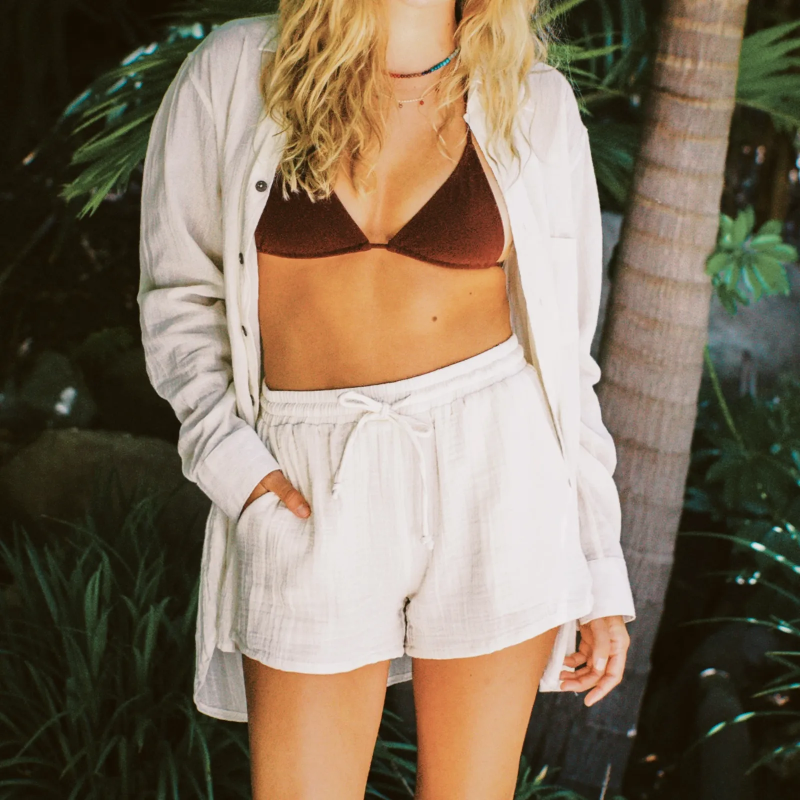
#> input picture site/img/hero-brands.webp, 1600 x 1600 px (shown at 1/2 size); its folder holds 4 pictures in this run
$ python palette.py
#> lines starting #> are read from the running program, lines starting #| are printed output that depends on the picture
"""Samples colours from each photo -> tools/palette.json. Needs Pillow.
Per image: dom (most common), deep (dark, saturated: for text-safe backgrounds), soft (light tint), accent (most saturated)."""
import json, colorsys, pathlib
from PIL import Image
ROOT = pathlib.Path(__file__).resolve().parent.parent
out = {}
def hexc(c): return "#%02x%02x%02x" % tuple(int(v) for v in c)
for f in sorted((ROOT / "site/img").glob("*.webp")):
    im = Image.open(f).convert("RGB"); im.thumbnail((160, 160))
#> further down, im is the input picture: PIL image 1600x1600 RGB; mean R, G, B 129, 114.2, 95
#> after `im.thumbnail((160, 160))`:
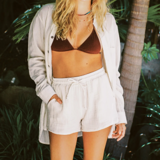
#> im: PIL image 160x160 RGB; mean R, G, B 129, 114.2, 94.9
    q = im.quantize(colors=8, method=Image.Quantize.MEDIANCUT)
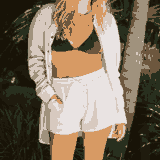
#> q: PIL image 160x160 P; mean R, G, B 129.1, 114.2, 95.1
    pal = q.getpalette()[:24]; counts = sorted(q.getcolors(), reverse=True)
#> after `pal = q.getpalette()[:24]`: pal = [233, 227, 226, 215, 201, 191, 215, 154, 100, 160, 146, 125, 109, 87, 62, 40, 47, 30, 31, 27, 14, 24, 19, 7]
#> after `counts = sorted(q.getcolors(), reverse=True)`: counts = [(3829, 0), (3654, 2), (3470, 7), (3375, 5), (3324, 6), (2835, 1), (2741, 3), (2372, 4)]
    cols = [(n, tuple(pal[i*3:i*3+3])) for n, i in counts]
#> cols = [(3829, (233, 227, 226)), (3654, (215, 154, 100)), (3470, (24, 19, 7)), (3375, (40, 47, 30)), (3324, (31, 27, 14)), (2835, (215, 201, 191)), (2741, (160, 146, 125)), (2372, (109, 87, 62))]
    hls = lambda c: colorsys.rgb_to_hls(*(v/255 for v in c))
    dom = cols[0][1]
#> dom = (233, 227, 226)
    acc = max(cols, key=lambda nc: hls(nc[1])[2] * (1 - abs(hls(nc[1])[1] - .5)) * (nc[0] ** .3))[1]
#> acc = (215, 154, 100)
    h, l, s = hls(acc); hd, ld, sd = hls(dom)
#> after `h, l, s = hls(acc)`: h = 0.0783; l = 0.618; s = 0.59
#> after `hd, ld, sd = hls(dom)`: hd = 0.0238; ld = 0.9; sd = 0.137
    deep = colorsys.hls_to_rgb(h, .2, min(.55, s))
#> deep = (0.31, 0.193, 0.09)
    soft = colorsys.hls_to_rgb(hd, .93, min(.35, sd + .05))
#> soft = (0.943, 0.921, 0.917)
    mid = colorsys.hls_to_rgb(h, .78, min(.45, s))
#> mid = (0.879, 0.774, 0.681)
    out[f.stem] = dict(dom=hexc(dom), accent=hexc(acc), deep=hexc([v*255 for v in deep]), soft=hexc([v*255 for v in soft]), mid=hexc([v*255 for v in mid]))
#> pass 2 of the loop `for f in sorted((ROOT / "site/img").glob("*.webp")):`:
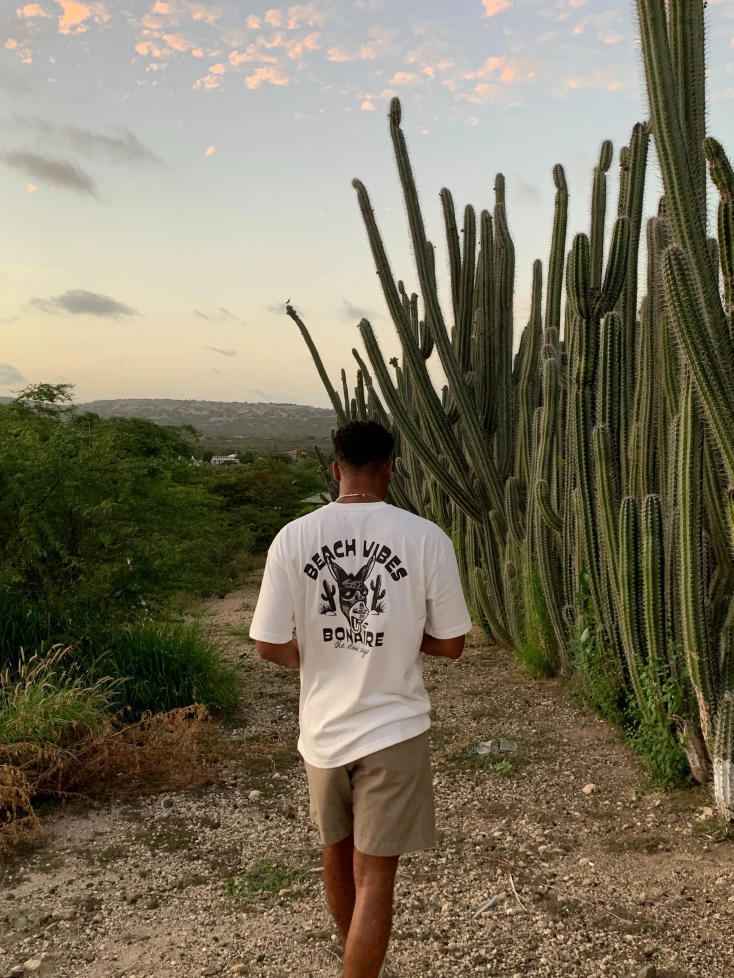
#> input picture site/img/hero-cacti-xl.webp, 2200 x 2934 px (shown at 1/3 size)
#> im is the input picture: PIL image 2200x2934 RGB; mean R, G, B 122.9, 115.4, 94.6
#> `im.thumbnail((160, 160))`:
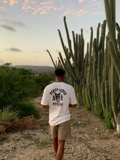
#> im: PIL image 120x160 RGB; mean R, G, B 122.9, 115.4, 94.6
#> `q = im.quantize(colors=8, method=Image.Quantize.MEDIANCUT)`:
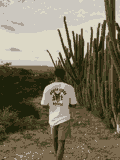
#> q: PIL image 120x160 P; mean R, G, B 122.8, 115.5, 94.4
#> pal = [220, 216, 198, 203, 199, 191, 171, 161, 149, 124, 107, 80, 100, 83, 57, 71, 69, 38, 56, 48, 24, 29, 33, 11]
#> counts = [(3244, 1), (2787, 3), (2593, 6), (2466, 4), (2453, 0), (2310, 5), (2211, 7), (1136, 2)]
#> cols = [(3244, (203, 199, 191)), (2787, (124, 107, 80)), (2593, (56, 48, 24)), (2466, (100, 83, 57)), (2453, (220, 216, 198)), (2310, (71, 69, 38)), (2211, (29, 33, 11)), (1136, (171, 161, 149))]
#> dom = (203, 199, 191)
#> acc = (29, 33, 11)
#> h = 0.197; l = 0.0863; s = 0.5
#> hd = 0.111; ld = 0.773; sd = 0.103
#> deep = (0.264, 0.3, 0.1)
#> soft = (0.941, 0.934, 0.919)
#> mid = (0.843, 0.879, 0.681)
#> pass 3 of the loop `for f in sorted((ROOT / "site/img").glob("*.webp")):`:
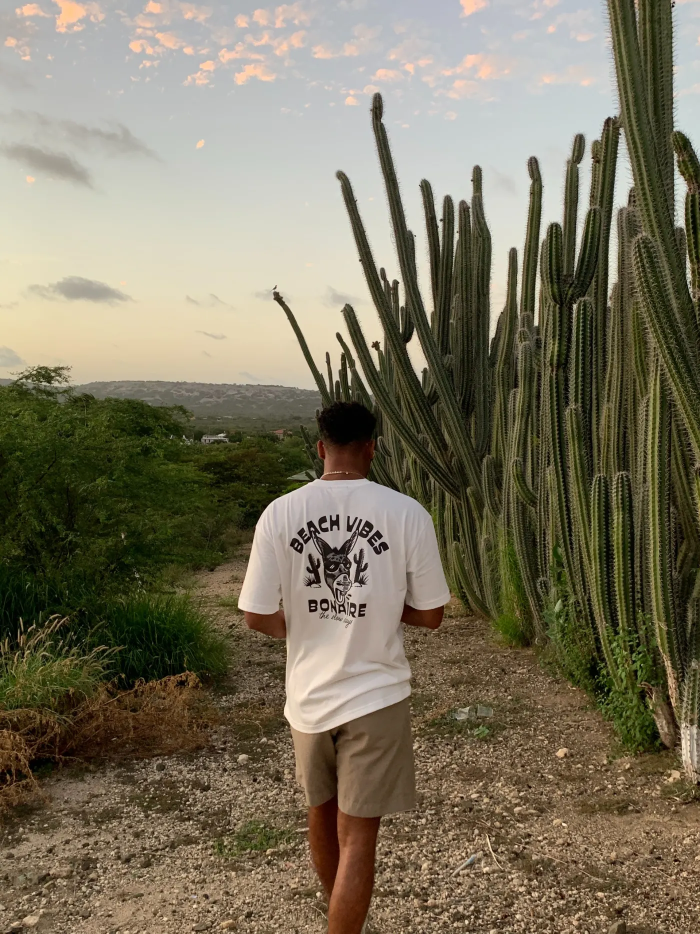
#> input picture site/img/hero-cacti.webp, 1400 x 1867 px (shown at 1/2 size)
#> im is the input picture: PIL image 1400x1867 RGB; mean R, G, B 122.9, 115.4, 94.5
#> `im.thumbnail((160, 160))`:
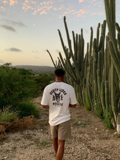
#> im: PIL image 120x160 RGB; mean R, G, B 122.9, 115.4, 94.5
#> `q = im.quantize(colors=8, method=Image.Quantize.MEDIANCUT)`:
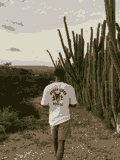
#> q: PIL image 120x160 P; mean R, G, B 122.8, 115.4, 94.4
#> pal = [220, 216, 198, 202, 198, 191, 170, 159, 147, 124, 106, 80, 100, 83, 56, 71, 69, 37, 52, 50, 24, 32, 30, 11]
#> counts = [(3240, 1), (2802, 3), (2585, 6), (2506, 0), (2460, 4), (2334, 5), (2166, 7), (1107, 2)]
#> cols = [(3240, (202, 198, 191)), (2802, (124, 106, 80)), (2585, (52, 50, 24)), (2506, (220, 216, 198)), (2460, (100, 83, 56)), (2334, (71, 69, 37)), (2166, (32, 30, 11)), (1107, (170, 159, 147))]
#> dom = (202, 198, 191)
#> acc = (32, 30, 11)
#> h = 0.151; l = 0.0843; s = 0.488
#> hd = 0.106; ld = 0.771; sd = 0.094
#> deep = (0.298, 0.279, 0.102)
#> soft = (0.94, 0.933, 0.92)
#> mid = (0.879, 0.86, 0.681)
#> the loop made 4 passes; the first 3 are shown
(ROOT / "tools/palette.json").write_text(json.dumps(out, indent=1))
for k in ["hero-cacti-xl","store-playa","store-sorobon","jw-bracelets","lb-30","lb-26","lb-20","lb-08","jw-charms","lb-19","salty-truck","lb-16","lb-01"]:
#> (the run stopped early here; a loop or call above may not have finished)
